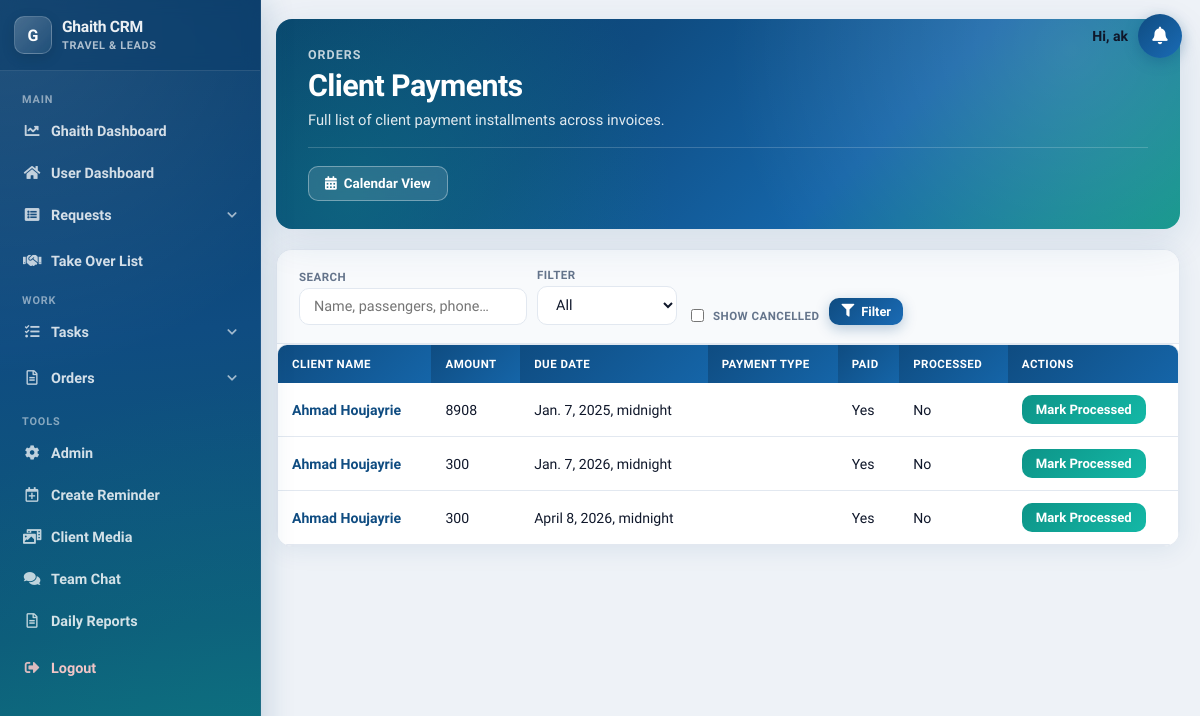
The app's page /tasks/client_payments/ (signed in), older data.
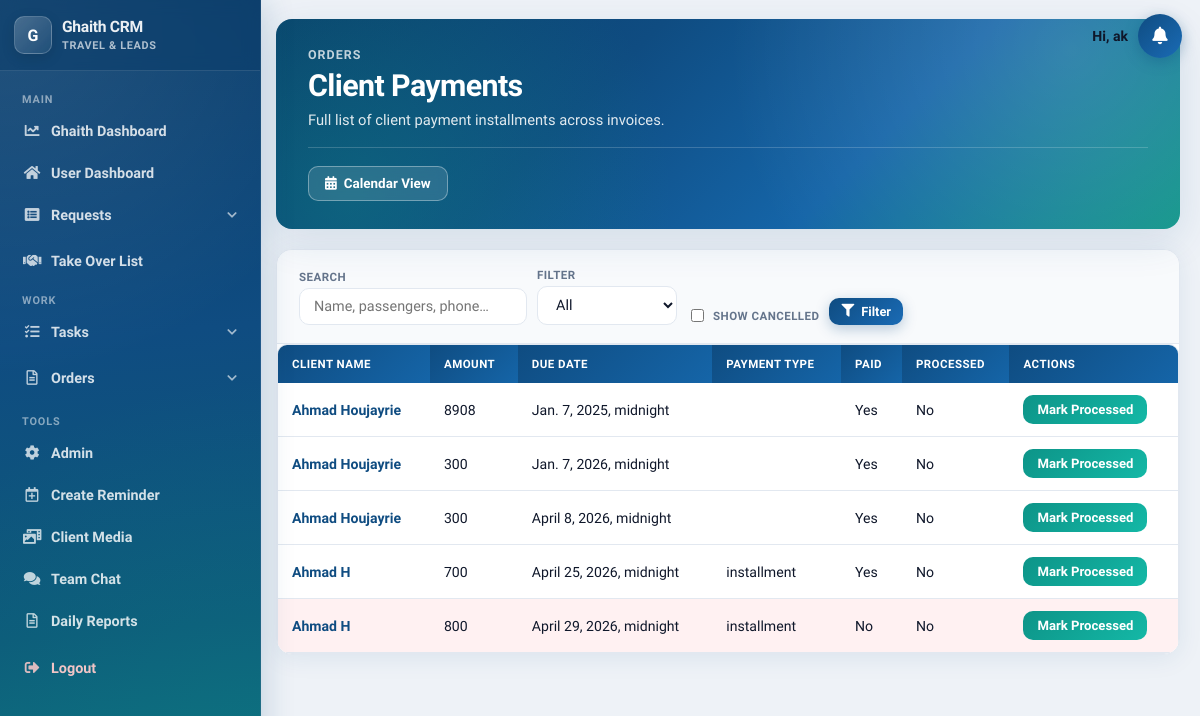
The same page, newer data.
### tasks/models.py (models this page shows, shortened)
class Payment(models.Model):
    leadtask = models.ForeignKey(LeadTask,
                                 on_delete=models.CASCADE,
                                 related_name='lead_pay')
    date = models.DateTimeField()
    amount = models.PositiveIntegerField()
    is_checked = models.BooleanField(default=False)
    processed = models.BooleanField(default=False)  # Add this field
    created_at = models.DateTimeField(auto_now_add=True, null=True)  # Add this field

class LeadTask(models.Model):
    PAYMENT_CH = [
        ('installment', 'Installment'),
        ('full', 'Full'),
    ]
    STATUS_CHOICES = [
        ('onhold', 'On Hold'),
        ('progress', 'In Progress'),
        ('done', 'Done'),
        ('cancelled', 'Cancelled'),
    ]
    lead = models.ForeignKey('display.Lead', on_delete=models.CASCADE)
    assigned_to = models.ForeignKey(User, on_delete=models.CASCADE)
    payment = models.CharField(max_length=100, choices=PAYMENT_CH, blank=True)
    status = models.CharField(max_length=100, choices=STATUS_CHOICES)
    notes = models.TextField(blank=True, null=True)
    travel_date = models.DateTimeField(null=True, blank=True)
    return_date = models.DateTimeField(null=True, blank=True)
    date_of_birth = models.DateField(null=True, blank=True)
    passport_expiry_date = models.DateField(null=True, blank=True)

### display/models.py (models this page shows, shortened)
class Lead(models.Model):
    reason_of_travel = models.TextField(blank=True, null=True)
    why_this_destination = models.TextField(blank=True, null=True)
    travel_dates_flexible = models.BooleanField(blank=True, default=False)
    budget_range_from = models.PositiveIntegerField(blank=True, null=True)
    budget_range_to = models.PositiveIntegerField(blank=True, null=True)
    name = models.CharField(max_length=100)
    email = models.EmailField(blank=True, null=True)
    country_code = models.CharField(max_length=5, default='+961')
    phone = models.CharField(max_length=15)
    CHANNEL_CHOICES = [
        ('', 'Select Channel'),
        ('Facebook', 'Facebook'),
        ('Whatsapp', 'Whatsapp'),
        ('Referral', 'Referral'),
        ('Direct', 'Direct'),
        ('Website', 'Website'),
        ('Instagram', 'Instagram'),
    ]
    channel = models.CharField(max_length=100, choices=CHANNEL_CHOICES, blank=True)
    SERVICE_CHOICES = [
        ('hotel', 'Hotel'),
        ('ticket', 'Ticket'),
        ('visa', 'Visa'),
        ('package', 'Package'),
        ('travel insurance', 'Travel Insurance'),
    ]
    STATUS_CHOICES = [
        ('onhold', 'On Hold'),
        ('processing', 'Processing'),
        ('negotiation', 'Negotiation'),
        ('finalized', 'Finalized'),
        ('followup', 'Follow-Up'),
        ('done', 'Unqualified'),
    ]
    type_of_service = models.CharField(max_length=50, choices=SERVICE_CHOICES, blank=True, default='')
    status = models.CharField(max_length=50, choices=STATUS_CHOICES, blank=True, default='onhold')
    status_changed_at = models.DateTimeField(null=True, blank=True)
    destination = models.CharField(max_length=200, blank=True, choices=get_destination_choices)
    pax = models.CharField(max_length=100, blank=True, default='')
    duration = models.CharField(max_length=200, blank=True, default='')
    travel_date_from = models.DateField(blank=True, null=True)
    travel_date_to = models.DateField(blank=True, null=True)
    selling_price = models.CharField(max_length=200, blank=True)
    net = models.CharField(max_length=200, blank=True, default='')
    profit = models.CharField(max_length=200, blank=True)
    date_notes = models.TextField(blank=True, null=True)
    special_request = models.TextField(blank=True)
    urgent = models.BooleanField(default=False)
    assignment_notes = models.TextField(blank=True)
    supplier = models.CharField(max_length=200, blank=True)
    sold = models.BooleanField(blank=True, default=False)
    lost = models.BooleanField(blank=True, default=False)
    finalization_notes = models.TextField(blank=True, null=True)
    assigned_to = models.ForeignKey(User, on_delete=models.CASCADE, related_name="current")
    assigned_at = models.DateTimeField(null=True, blank=True)
    attachments = models.ManyToManyField(Attachment, blank=True)
    follow_up = models.DateField(blank=True, null=True)
    created_at = models.DateTimeField(auto_now_add=True, editable=False)
    last_modified = models.DateTimeField(auto_now=True, editable=True)
    takeover = models.BooleanField(default=True)
    special_takeover = models.BooleanField(default=False)  # New field
    takeover_added_at = models.DateTimeField(null=True, blank=True)
    period = models.PositiveIntegerField(default=20)
    is_archived = models.BooleanField(default=False)
    offer_prepared = models.BooleanField(default=False)
    offer_details = models.TextField(blank=True, null=True)
    moved_to_negotiation = models.BooleanField(default=False)  # New field

### tasks/views.py (the view, shortened to what this page needs)
# urls.py: path('client_payments/', views.client_payments, name='client_payments'),
@login_required(login_url="/login/")
def client_payments(request):
    if request.user.is_staff:
        payments = Payment.objects.all().order_by('date')
    else:
        payments = Payment.objects.filter(leadtask__assigned_to=request.user).order_by('date')
    search_query = request.GET.get('search', '')
    filter_status = request.GET.get('filter', '')
    show_cancelled = request.GET.get('show_cancelled', '') == 'on'
    if not show_cancelled:
        payments = payments.exclude(leadtask__status='cancelled')
    if filter_status:
        if filter_status == 'paid':
            payments = payments.filter(is_checked=True)
        elif filter_status == 'unpaid':
            payments = payments.filter(is_checked=False)
        elif filter_status == 'overdue':
            payments = payments.filter(date__lt=timezone.now(), is_checked=False)
        elif filter_status == 'processed':
            payments = payments.filter(processed=True)
        elif filter_status == 'unprocessed':
            payments = payments.filter(processed=False)
    else:
        payments = payments.filter(processed=False)
    return render(request, 'client_payments.html', {
        'payments': payments,
        'now': timezone.now(),
        'show_cancelled': show_cancelled,
    })

### tasks/templates/client_payments.html (shortened to what the changed rows need)
<!DOCTYPE html>
<html lang="en">
<head>
</head>
<body>
{% include 'navbar.html' %}
<div class="req-wrap">
    <header class="req-hero">
        <div class="req-hero__content">
            <h1 class="req-hero__title">Client Payments</h1>
        </div>
    </header>
    <div class="req-card">
        <div class="table-wrapper table-wrapper--responsive table-wrapper--client-payments">
            <table class="req-table list-table list-table--client">
                <thead>
                    <tr>
                        <th>Client Name</th>
                        <th>Amount</th>
                        <th>Due Date</th>
                        <th>Payment Type</th>
                        <th>Paid</th>
                        <th>Processed</th>
                        <th>Actions</th>
                    </tr>
                </thead>
                <tbody>
                    {% for payment in payments %}
                    <tr class="{% if payment.processed %}processed{% elif payment.date and payment.date < now and not payment.is_checked %}overdue{% endif %}">
                        <td data-label="Client Name"><a class="supplier-link" href="{% url 'edit_lead_tasks' payment.leadtask.pk %}">{{ payment.leadtask.lead.name }}</a></td>
                        <td data-label="Amount">{{ payment.amount }}</td>
                        <td data-label="Due Date">{{ payment.date }}</td>
                        <td data-label="Payment Type">{{ payment.leadtask.payment }}</td>
                        <td data-label="Paid">{{ payment.is_checked|yesno:"Yes,No" }}</td>
                        <td data-label="Processed">{{ payment.processed|yesno:"Yes,No" }}</td>
                        <td data-label="Actions">
                            {% if not payment.processed %}
                            <form method="POST" action="{% url 'mark_payment_processed' payment.pk %}" class="list-table__inline-form">
                                <button type="submit" class="process-button">Mark Processed</button>
                            </form>
                            {% endif %}
                        </td>
                    </tr>
                    {% empty %}
                    <tr><td colspan="7" class="list-table__empty"><div class="req-empty"><i class="fas fa-money-check-alt"></i>No payments found.</div></td></tr>
                    {% endfor %}
                </tbody>
            </table>
        </div>
    </div>
</div>
</body>
</html>

Row changes from the older to the newer data that the page shows:
added Payment: leadtask.lead.name "Ahmad H", amount "700", date "April 25, 2026, midnight", leadtask.payment "installment", is_checked "Yes", processed "No", shows "Mark Processed"
added Payment: leadtask.lead.name "Ahmad H", amount "800", date "April 29, 2026, midnight", leadtask.payment "installment", is_checked "No", processed "No", shows "Mark Processed"
